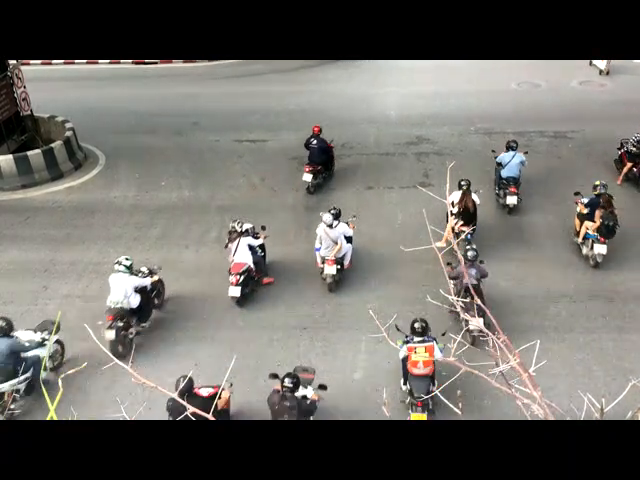
#> input picture frame 36 of footages/videos/bikes.mp4, 640 x 480 px, given in place of input_video_01.mp4, which was not available
$ python live_camera.py
#> lines starting #> are read from the running program, lines starting #| are printed output that depends on the picture
import cv2
from datetime import datetime


# Function to make label with background color and text color
def draw_label(img, text, pos=(0, 0), text_color=(255, 255, 255), text_color_bg=(0, 0, 0)):
    font=cv2.FONT_HERSHEY_PLAIN
    font_scale = 1
    font_thickness = 1
    x, y = pos
    text_size, _ = cv2.getTextSize(text, font, font_scale, font_thickness)
    text_w, text_h = text_size
    cv2.rectangle(img, pos, (x + text_w + 10, y + text_h + 10), text_color_bg, -1)
    cv2.putText(img, text, (x + 2, y + text_h + font_scale + 2), font, font_scale, text_color, font_thickness)

    return text_size
#---------------------------------------------------------------------

# Function to overlay information on the video frame
def overlay_info(camera_id, signal_light_id, signal_status, road_id, frame):
    now = datetime.now()
    time_string = now.strftime("%H:%M:%S")
    date_string = now.strftime("%d/%m/%Y")

    # Overlay information on the video frame
    draw_label(frame,f"Camera ID: {camera_id}",(1050, 20))
    draw_label(frame,f"Signal light {signal_light_id}",(1050, 42))
    draw_label(frame,"Signal light status:",(1050, 65))
    if (signal_status == "Green"):
        draw_label(frame,signal_status,(1208, 65),(0, 230, 0))
    elif(signal_status == "Red"):
        draw_label(frame,signal_status,(1208, 65),(0, 0, 230))
    elif(signal_status == "Yellow"):
        draw_label(frame,signal_status,(1208, 65),(0, 230, 230))

    draw_label(frame,f"Road: {road_id}",(1050, 88))

    draw_label(frame,time_string,(20, 20))
    draw_label(frame,date_string,(20, 42))
#---------------------------------------------------------------------

# Function to take a snapshot and process it
def take_snapshot_and_process(camera_id, signal_light_id, signal_status, road_id, video_capture):
    # Read a frame from the video capture
    ret, frame = video_capture.read()

    # Check if the frame is successfully captured
    if not ret:
        print("Error: Unable to capture frame.")
        return

    # Overlay information on the frame
    overlay_info(camera_id, signal_light_id, signal_status, road_id, frame)

    # Display the live video
    cv2.imshow('Live Video', frame)
    cv2.waitKey(1)  # Adjust the waitKey value as needed for your frame rate

    # Take a snapshot
    snapshot_path = f"temp/snapshots/temp_snapshot_{camera_id}_{datetime.now().strftime('%Y-%m-%d_%H-%M-%S')}.jpg"
    cv2.imwrite(snapshot_path, frame)

    # Send the snapshot to the image processing function
    process_image(snapshot_path)
#---------------------------------------------------------------------

# Function for image processing (replace this with your actual image processing logic)
def process_image(image_path):
    print(f"Processing image: {image_path}")
    # Your image processing logic goes here

# Function to display live video with overlay
def display_live_video(camera_id, signal_light_id, signal_status, road_id, video_capture):
#> called with camera_id = 1, signal_light_id = 123, signal_status = 'Green', road_id = 456
    while True:
        # Read a frame from the video capture
        ret, frame = video_capture.read()
#> frame is the input picture: shape (480, 640, 3); mean B, G, R 104.6, 109.8, 112.2

        # Check if the frame is successfully captured
        if not ret:
            print("Error: Unable to capture frame.")
            break

        # Overlay information on the frame
        overlay_info(camera_id, signal_light_id, signal_status, road_id, frame)
#> in draw_label (call 7), `cv2.putText(img, text, (x + 2, y + text_h + font_scale + 2), font, fon..`:
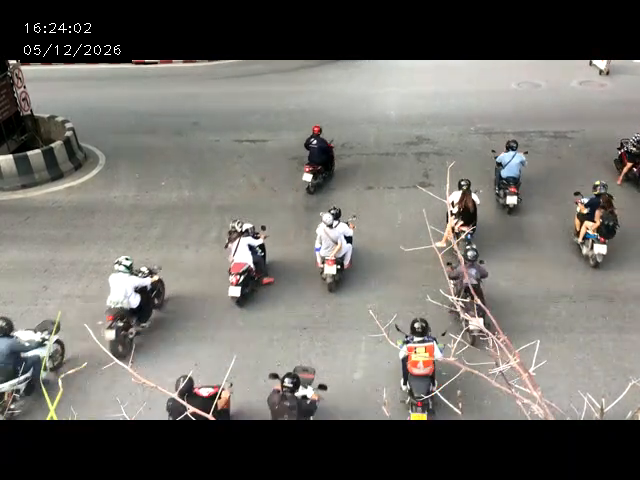
#> img: shape (480, 640, 3); mean B, G, R 104.7, 109.9, 112.3

        # Display the live video
        cv2.imshow('Live Video', frame)
        key = cv2.waitKey(30)  # Adjust the waitKey value as needed for your frame rate
#> (key q is pressed here)

        # Check if the 's' key is pressed
        if key == ord('s'):
            # Take a snapshot and process it
            take_snapshot_and_process(camera_id, signal_light_id, signal_status, road_id, video_capture)

        # Break the loop if the 'q' key is pressed
        if key == ord('q'):
            break
#---------------------------------------------------------------------

# Test with sample data
camera_id = 1
signal_light_id = 123
road_id = 456
signal_status = "Green"

# Video capture from a file (replace with camera input)
video_capture = cv2.VideoCapture("footages/videos/input_video_01.mp4") #using video file
# video_capture = cv2.VideoCapture(0) #camera input

# Check if the video capture is successful
if not video_capture.isOpened():
    print("Error: Unable to open video capture.")
    exit()

# Display live video with overlay
display_live_video(camera_id, signal_light_id, signal_status, road_id, video_capture)

# Release the video capture object
video_capture.release()

# Close all OpenCV windows
cv2.destroyAllWindows()

$ run again, starting later in the video
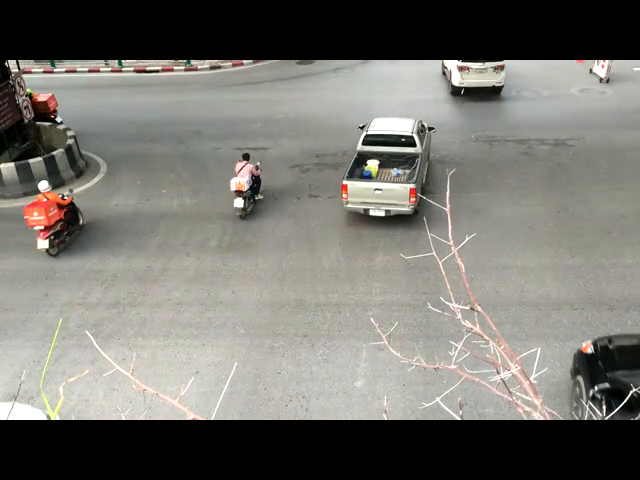
#> input picture frame 162 of footages/videos/bikes.mp4, 640 x 480 px, given in place of input_video_01.mp4, which was not available
#> in display_live_video, frame is the input picture: shape (480, 640, 3); mean B, G, R 111.1, 117.1, 118.5
#> in draw_label (call 7), `cv2.putText(img, text, (x + 2, y + text_h + font_scale + 2), font, fon..`:
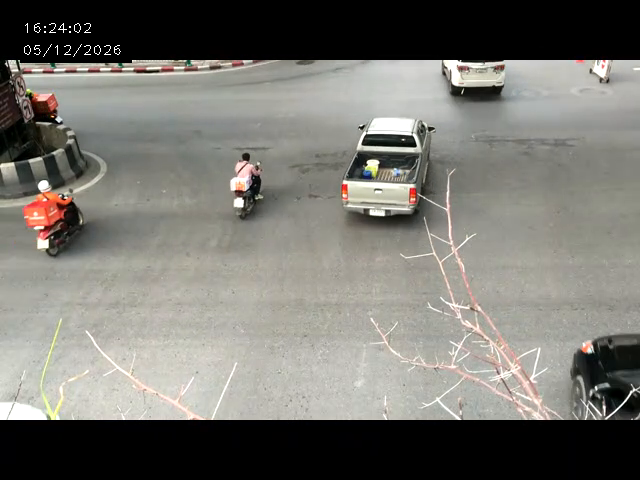
#> img: shape (480, 640, 3); mean B, G, R 111.2, 117.2, 118.7

$ run again, starting later in the video
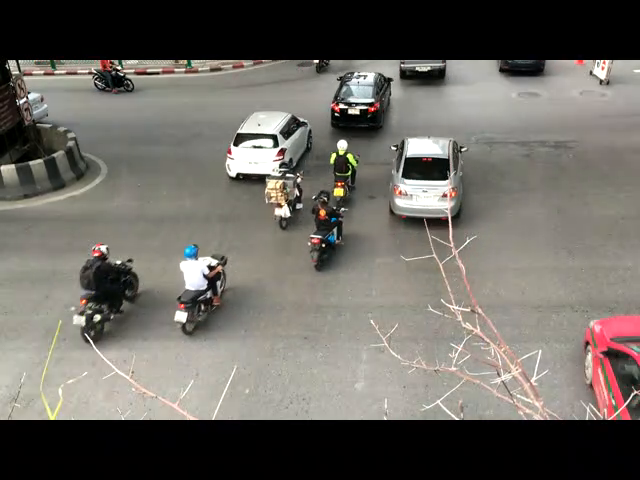
#> input picture frame 289 of footages/videos/bikes.mp4, 640 x 480 px, given in place of input_video_01.mp4, which was not available
#> in display_live_video, frame is the input picture: shape (480, 640, 3); mean B, G, R 97.5, 103.6, 107.3
#> in draw_label (call 7), `cv2.putText(img, text, (x + 2, y + text_h + font_scale + 2), font, fon..`:
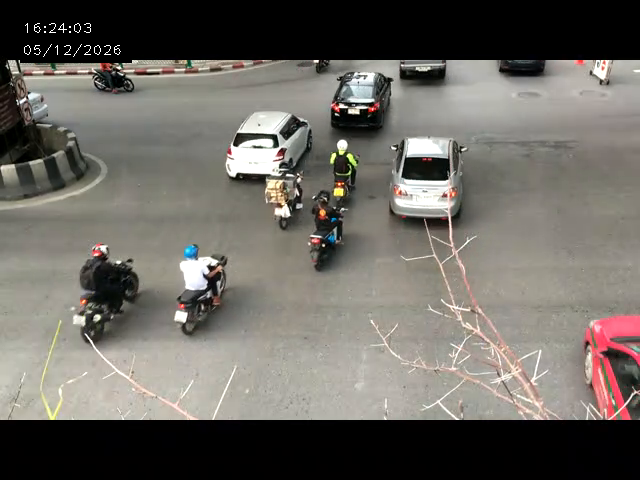
#> img: shape (480, 640, 3); mean B, G, R 97.6, 103.7, 107.5
